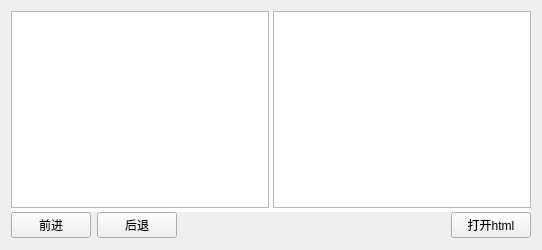
<?xml version="1.0" encoding="UTF-8"?>
<ui version="4.0">
 <class>Browser</class>
 <widget class="QWidget" name="Browser">
  <property name="geometry">
   <rect>
    <x>0</x>
    <y>0</y>
    <width>542</width>
    <height>250</height>
   </rect>
  </property>
  <property name="windowTitle">
   <string>Form</string>
  </property>
  <layout class="QVBoxLayout" name="verticalLayout">
   <item>
    <widget class="QSplitter" name="splitter_2">
     <property name="styleSheet">
      <string notr="true">QSplitter::handle {    
    background-color: rgb(255, 255, 255);
}</string>
     </property>
     <property name="orientation">
      <enum>Qt::Vertical</enum>
     </property>
     <widget class="QSplitter" name="splitter">
      <property name="styleSheet">
       <string notr="true">QSplitter::handle {    
    background-color: rgb(255, 255, 255);
}</string>
      </property>
      <property name="orientation">
       <enum>Qt::Horizontal</enum>
      </property>
      <widget class="QTextBrowser" name="textBrowser"/>
      <widget class="QPlainTextEdit" name="plainTextEdit"/>
     </widget>
     <widget class="QWidget" name="">
      <layout class="QHBoxLayout" name="horizontalLayout">
       <item>
        <widget class="QPushButton" name="pushButtonForeward">
         <property name="text">
          <string>前进</string>
         </property>
        </widget>
       </item>
       <item>
        <widget class="QPushButton" name="pushButtonBack">
         <property name="text">
          <string>后退</string>
         </property>
        </widget>
       </item>
       <item>
        <spacer name="horizontalSpacer">
         <property name="orientation">
          <enum>Qt::Horizontal</enum>
         </property>
         <property name="sizeHint" stdset="0">
          <size>
           <width>40</width>
           <height>20</height>
          </size>
         </property>
        </spacer>
       </item>
       <item>
        <widget class="QPushButton" name="pushButtonOpen">
         <property name="text">
          <string>打开html</string>
         </property>
        </widget>
       </item>
      </layout>
     </widget>
    </widget>
   </item>
  </layout>
 </widget>
 <resources/>
 <connections/>
</ui>
